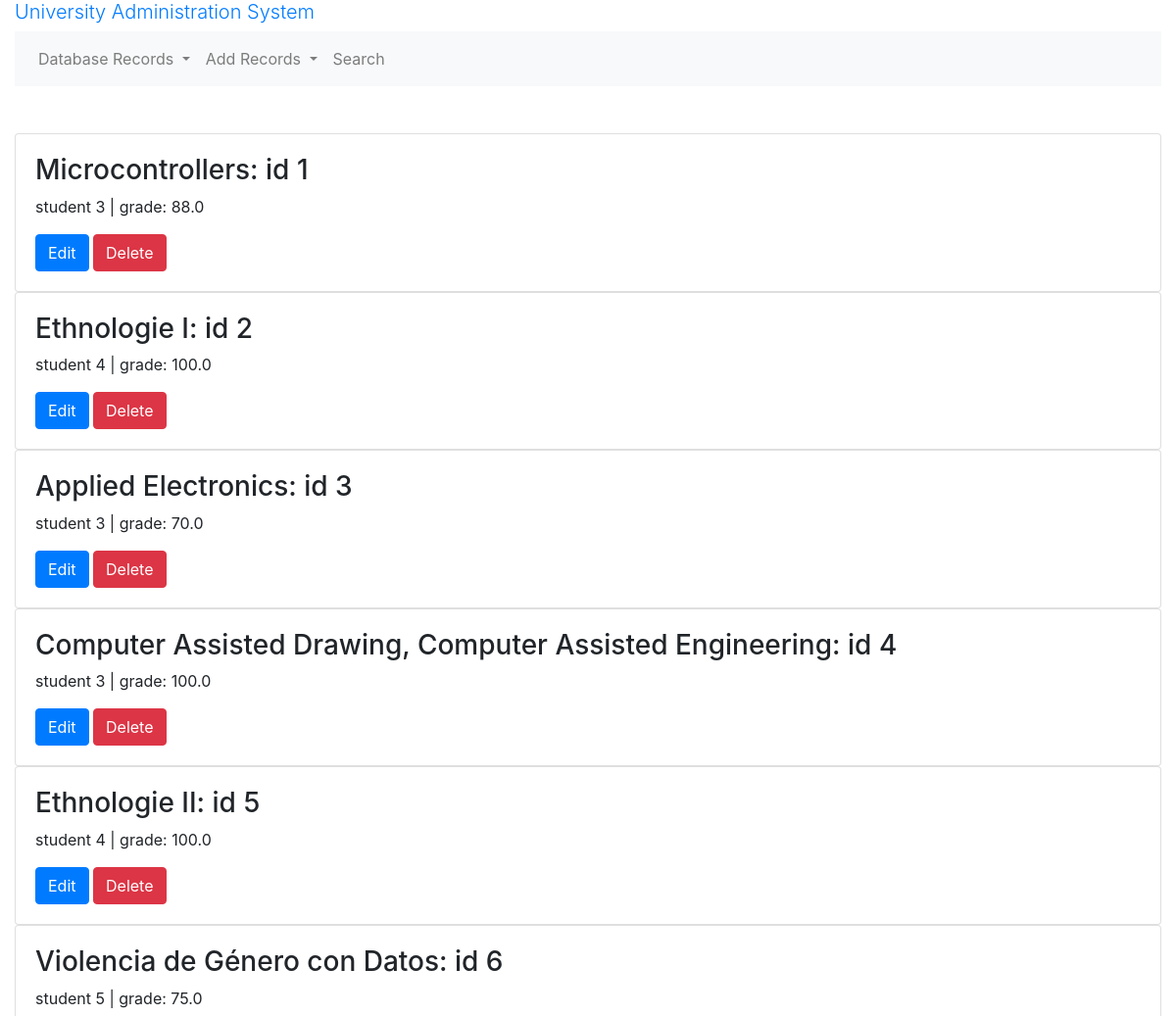
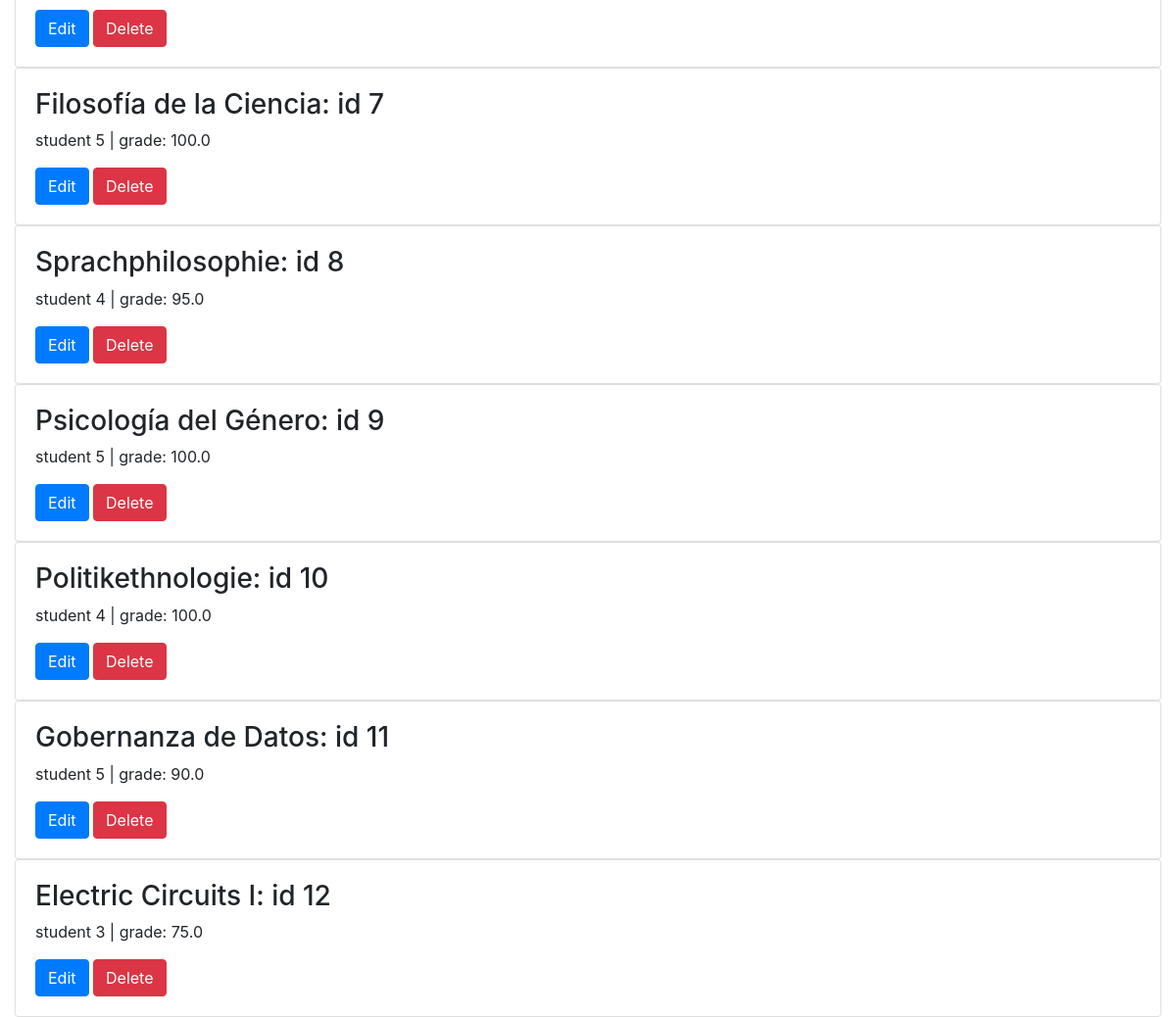
Screenshot of /courses with the database file from the repository (2 pictures, top to bottom).
### models.py (models this page shows, shortened)
class Course(db.Model):
    __tablename__ = 'course'
    id = db.Column(db.Integer, primary_key=True)
    created_at = db.Column(db.Date, nullable = False, default=datetime.utcnow())
    name = db.Column(db.String(255))
    grade = db.Column(db.Float)
    result = db.Column(db.String(24))# Pass or Fail
    college_id = db.Column(db.Integer, db.ForeignKey("college.id"))# many2one
    college = db.relationship("College", back_populates="courses")
    stream_id = db.Column(db.Integer, db.ForeignKey("stream.id"))# many2one
    stream = db.relationship("Stream", back_populates='courses')
    university_id = db.Column(db.Integer,  db.ForeignKey("university.id"))# many2one
    student_id = db.Column(db.Integer, db.ForeignKey("student.id"))# many2one
    student = db.relationship("Student", back_populates='courses')
    marksheet_id = db.Column(db.Integer,  db.ForeignKey("marksheet.id"))# many2one
    marksheet = db.relationship("Marksheet", back_populates="courses")

### routes.py (the view)
@app.route('/courses')
def courses():
    courses = models.Course.query.all()
    return render_template('courses.html', courses=courses)

### templates/courses.html
{% extends "base.html" %}
{% block main %}
  {% for course in courses %}
    <div class="card">
      <div class="card-body">
        <h3>{{ course.name }}: id {{ course.id }}</h3>
        <p>student {{ course.student_id }} | grade: {{ course.grade }}</p>
        <a href="{{ url_for('edit_course', course_id=course.id) }}" class="btn btn-primary">Edit</a>
        <a href="{{ url_for('delete_course', course_id=course.id) }}" class="btn btn-danger">Delete</a>
      </div>
    </div>
  {% endfor %}
{% endblock %}

### rows the page displays
Course: name "Microcontrollers", id "1", student_id "3", grade "88.0"
Course: name "Ethnologie I", id "2", student_id "4", grade "100.0"
Course: name "Applied Electronics", id "3", student_id "3", grade "70.0"
Course: name "Computer Assisted Drawing, Computer Assisted Engineering", id "4", student_id "3", grade "100.0"
Course: name "Ethnologie II", id "5", student_id "4", grade "100.0"
Course: name "Violencia de Género con Datos", id "6", student_id "5", grade "75.0"
Course: name "Filosofía de la Ciencia", id "7", student_id "5", grade "100.0"
Course: name "Sprachphilosophie", id "8", student_id "4", grade "95.0"
Course: name "Psicología del Género", id "9", student_id "5", grade "100.0"
Course: name "Politikethnologie", id "10", student_id "4", grade "100.0"
Course: name "Gobernanza de Datos", id "11", student_id "5", grade "90.0"
Course: name "Electric Circuits I", id "12", student_id "3", grade "75.0"
